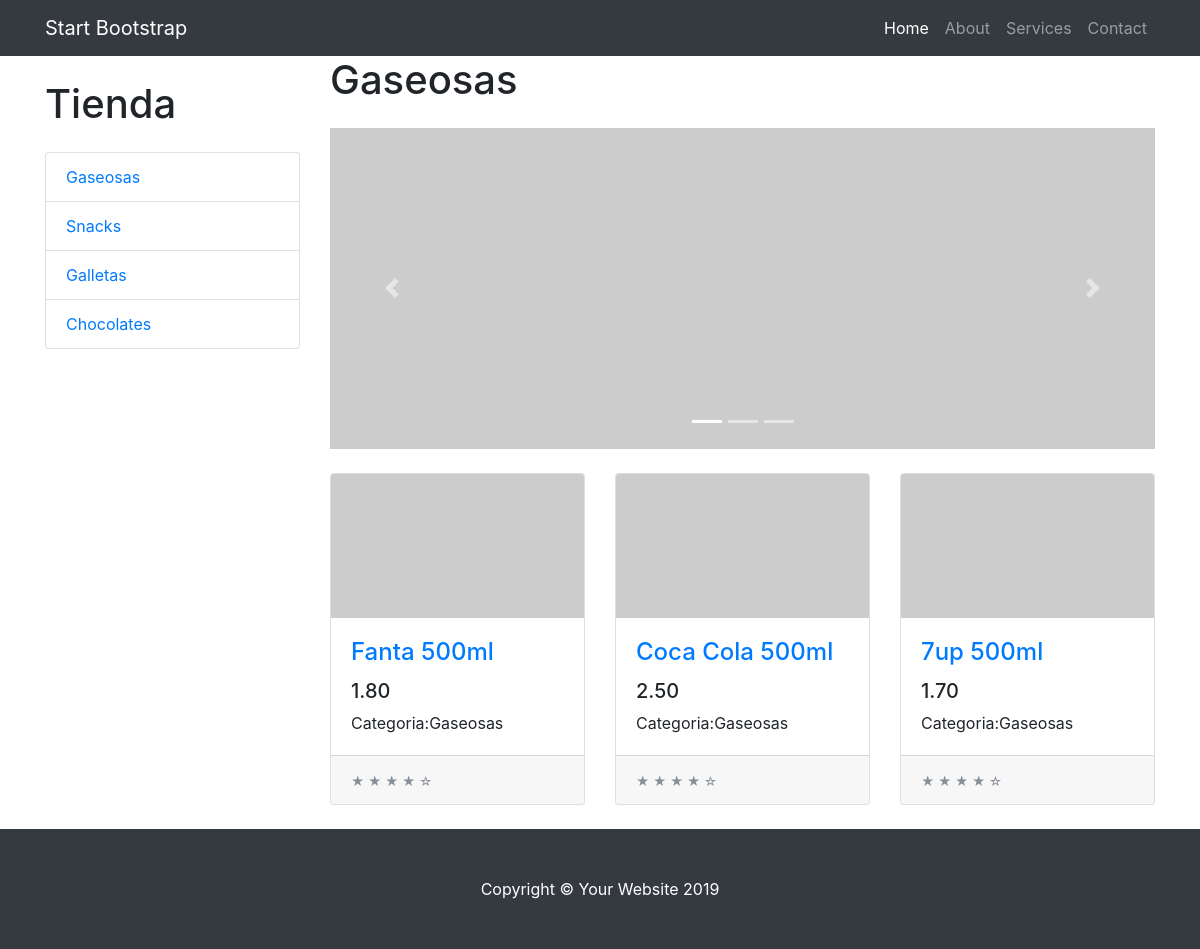
The app's page /categoria/1/ with its own data.
### tienda/models.py (models this page shows, shortened)
class Categoria(models.Model):
    nombre = models.CharField(max_length=200)
    pub_date = models.DateTimeField('date published')
    def __str__(self):
        return self.nombre

class Producto(models.Model):
    Categoria = models.ForeignKey(Categoria,on_delete=models.CASCADE)
    nombre= models.CharField(max_length=200)
    precio =models.DecimalField(max_digits=6, decimal_places=2)
    stock =models.IntegerField(default=0)
    imagen = models.ImageField(upload_to='productos', blank=True, null=True)
    descripcion = models.TextField( blank=True)
    pub_date =models.DateTimeField('date published')

### tienda/views.py (the view)
# urls.py: path('categoria/<int:categoria_id>/', views.categoria, name='categoria'),
def categoria(request,categoria_id):
    categoria = Categoria.objects.get(pk=categoria_id)
    product_list = categoria.producto_set.all()
    categoria_list = Categoria.objects.all()
    context = {
        'productos':product_list,
        'categorias':categoria_list,
        'categoria':categoria
    }
    return render(request,'index.html',context)

### tienda/templates/index.html (shortened to what this page needs)
{% extends 'layout.html' %}
{% block content %}
<h1>{{categoria.nombre}}</h1>
<div id="carouselExampleIndicators" class="carousel slide my-4" data-ride="carousel">
    <ol class="carousel-indicators">
      <li data-target="#carouselExampleIndicators" data-slide-to="0" class="active"></li>
      <li data-target="#carouselExampleIndicators" data-slide-to="1"></li>
      <li data-target="#carouselExampleIndicators" data-slide-to="2"></li>
    </ol>
    <div class="carousel-inner" role="listbox">
      <div class="carousel-item active">
        <img class="d-block img-fluid" src="http://placehold.it/900x350" alt="First slide">
      </div>
    </div>
    <a class="carousel-control-prev" href="#carouselExampleIndicators" role="button" data-slide="prev">
      <span class="carousel-control-prev-icon" aria-hidden="true"></span>
    </a>
    <a class="carousel-control-next" href="#carouselExampleIndicators" role="button" data-slide="next">
      <span class="carousel-control-next-icon" aria-hidden="true"></span>
    </a>
  </div>
  <div class="row">
    {% for prod in productos %}
    <div class="col-lg-4 col-md-6 mb-4">
      <div class="card h-100">
        <a href="producto/{{prod.id}}/">
            <img class="card-img-top" src="http://placehold.it/700x400" alt="">
        </a>
        <div class="card-body">
          <h4 class="card-title">
            <a href="producto/{{prod.id}}/">{{prod.nombre}}</a>
          </h4>
          <h5>{{prod.precio}}</h5>
          <p class="card-text">Categoria:{{prod.Categoria}}</p>
        </div>
        <div class="card-footer">
          <small class="text-muted">&#9733; &#9733; &#9733; &#9733; &#9734;</small>
        </div>
      </div>
    </div>
{% endfor %}
  </div>
  {% endblock %}

### tienda/templates/layout.html (shortened to what this page needs)
{% load static %}
<!DOCTYPE html>
<html lang="en">
  <head>
    <link href="{% static 'vendor/bootstrap/css/bootstrap.min.css' %}" rel="stylesheet">
    <link href="{%static 'css/shop.css' %}" rel="stylesheet">
  </head>
  <body>
    <nav class="navbar navbar-expand-lg navbar-dark bg-dark fixed-top">
      <div class="container">
        <a class="navbar-brand" href="#">Start Bootstrap</a>
        <div class="collapse navbar-collapse" id="navbarResponsive">
          <ul class="navbar-nav ml-auto">
            <li class="nav-item active">
              <a class="nav-link" href="#">Home
              </a>
            </li>
            <li class="nav-item">
              <a class="nav-link" href="#">About</a>
            </li>
            <li class="nav-item">
              <a class="nav-link" href="#">Services</a>
            </li>
            <li class="nav-item">
              <a class="nav-link" href="#">Contact</a>
            </li>
          </ul>
        </div>
      </div>
    </nav>
    <div class="container">
      <div class="row">
        <div class="col-lg-3">
          <h1 class="my-4">Tienda</h1>
          <div class="list-group">
            {% for cat in categorias %}
            <a href="/categoria/{{cat.id}}" class="list-group-item">{{cat.nombre}}</a>
            {% endfor %}
          </div>
        </div>
        <div class="col-lg-9">
            {% block content %}
            {% endblock %}
        </div>
      </div>
    </div>
    <footer class="py-5 bg-dark">
      <div class="container">
        <p class="m-0 text-center text-white">Copyright &copy; Your Website 2019</p>
      </div>
    </footer>
  </body>
</html>

### tienda/templates/static/css/shop.css (style rules this page uses)
body { padding-top: 54px; }
@media (min-width: 992px) { body { padding-top: 56px; } }

### records on screen
Categoria: nombre "Gaseosas"
Categoria: nombre "Snacks"
Categoria: nombre "Galletas"
Categoria: nombre "Chocolates"
Producto: nombre "Fanta 500ml", precio "1.80", Categoria "Gaseosas"
Producto: nombre "Coca Cola 500ml", precio "2.50", Categoria "Gaseosas"
Producto: nombre "7up 500ml", precio "1.70", Categoria "Gaseosas"
